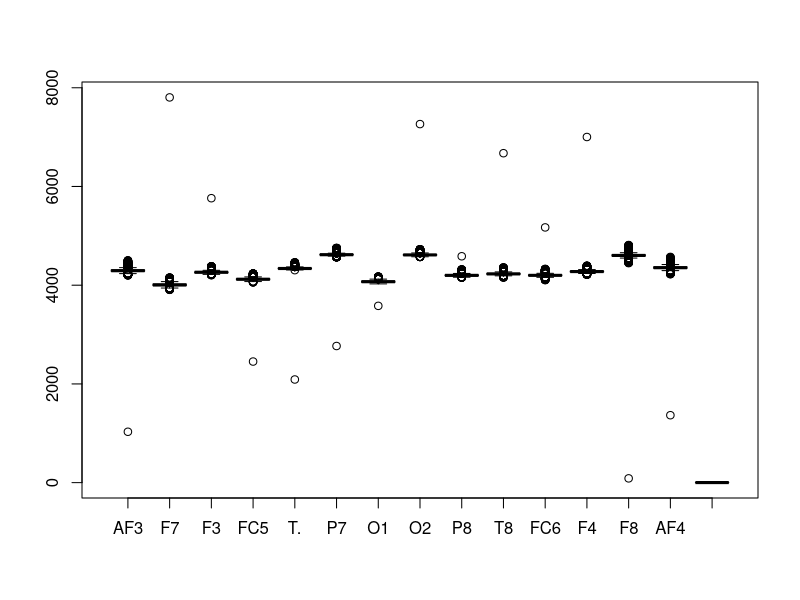
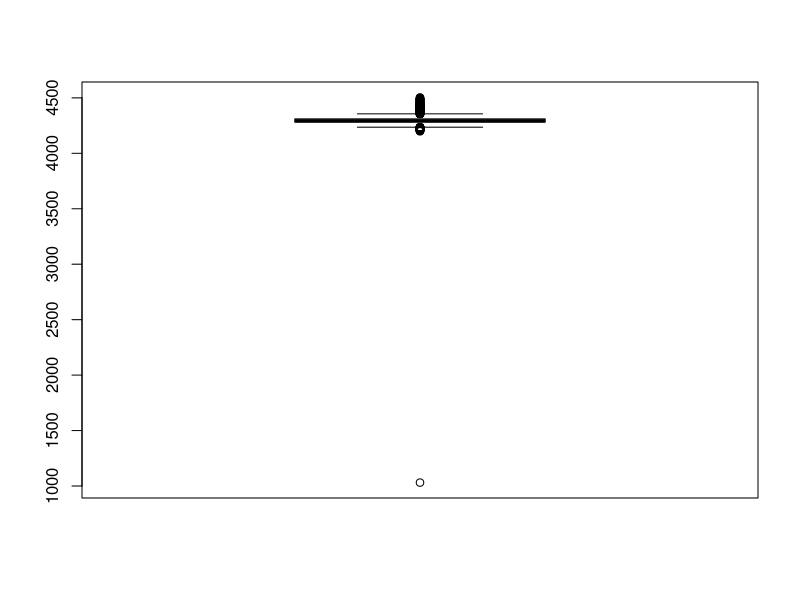
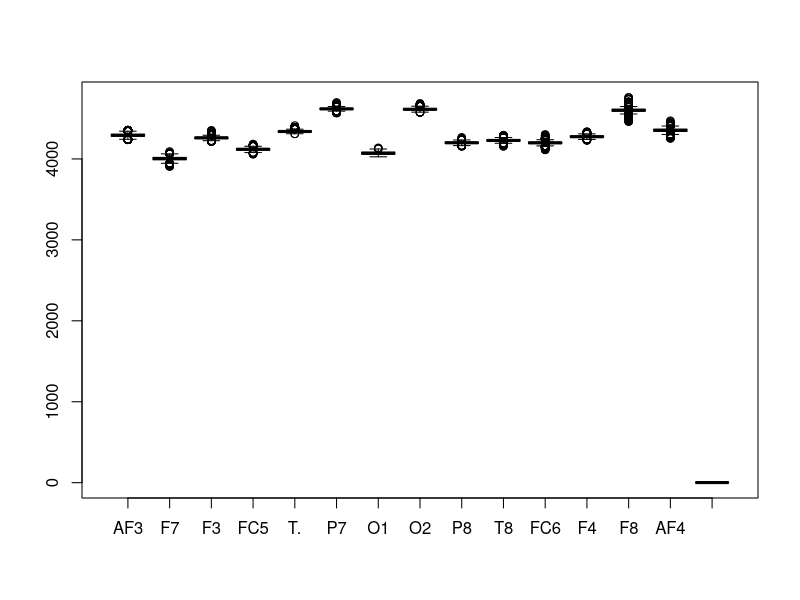
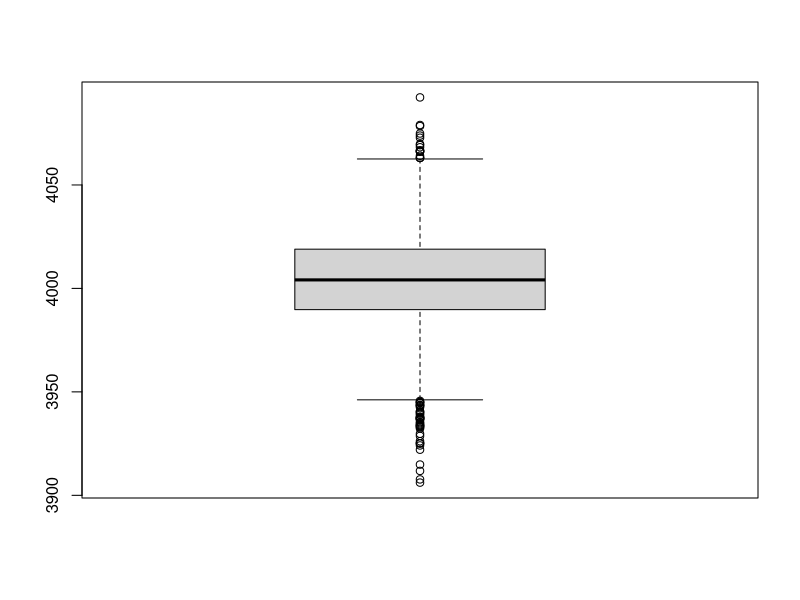
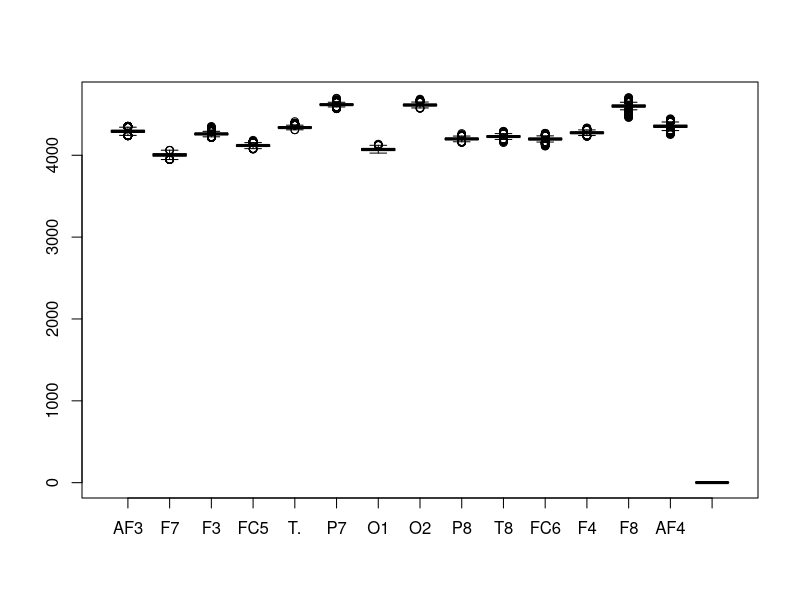
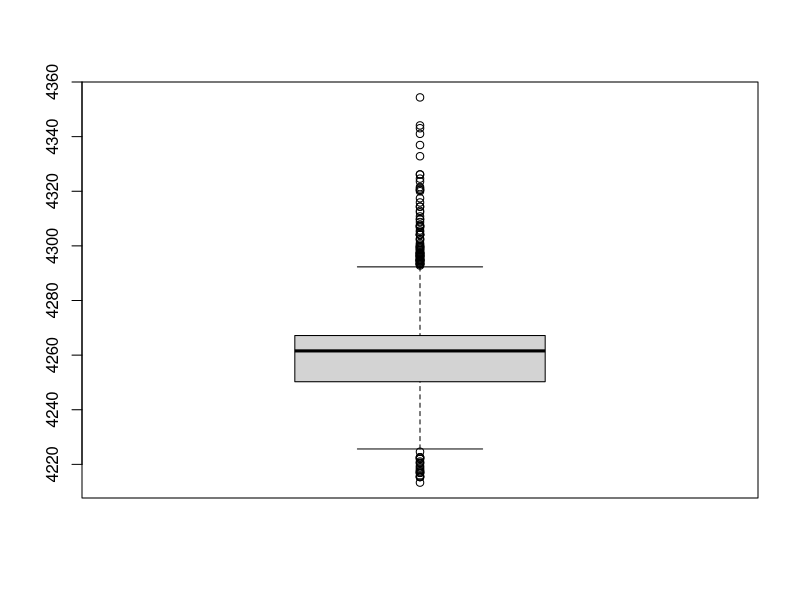
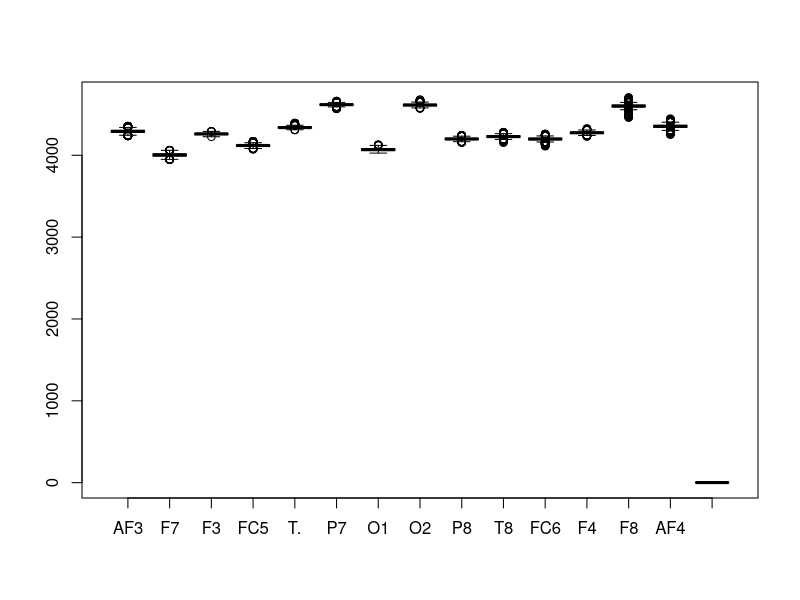
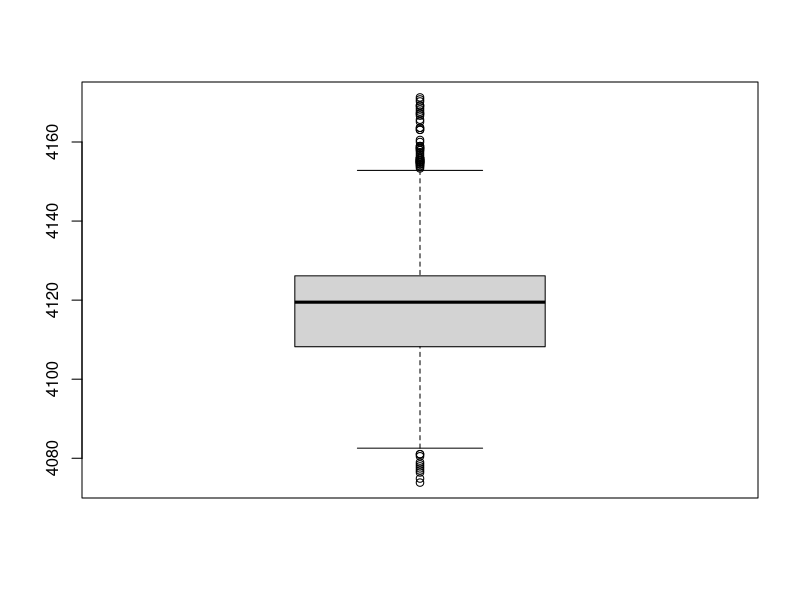

R code for these plots, in order: (Note: this script raises an error after producing the figures.)
## ---- chunk 1
#set working directory
setwd("C:/Users/Nathan/Desktop/DS110")

#read Group1EyeData dataset and attach it 
ProjectData=read.table("Group1EyeData.txt", sep = "\t", header = T)
attach(ProjectData)

#Dim function to count rows and columns
dim(ProjectData)

#look at summary...
summary(ProjectData)

#Making eyeDetect into factor variable
ProjectData$eyeDetect=as.factor(ProjectData$eyeDetect)

#finding column names
colnames(ProjectData)

#boxplot to visually see all outliers
boxplot(ProjectData)$out

######################################
#Round 1 of Outlier Removal
######################################

#Identifying AF3 outlier values. Remove the records which have those outliers from the entire dataset to make a new dataset without those outliers. Create a new boxplot to visualize the new dataset and compare dimensions of the old dataset to the new dataset.
af3val=boxplot(ProjectData$AF3)$out
af3val

rmaf3=which(AF3%in%af3val)
rmaf3

ProjectData1=ProjectData[-rmaf3,]

boxplot(ProjectData1)

dim(ProjectData)
dim(ProjectData1)

#Identifying F7 outlier values. Remove the records which have those outliers from the entire dataset to make a new dataset without those outliers. Create a new boxplot to visualize the new dataset and compare dimensions of the old dataset to the new dataset.
f7val=boxplot(ProjectData1$F7)$out
f7val

rmf7=which(ProjectData1$F7%in%f7val)
rmf7

ProjectData2=ProjectData1[-rmf7,]

boxplot(ProjectData2)

dim(ProjectData1)
dim(ProjectData2)

#Identifying F3 outlier values. Remove the records which have those outliers from the entire dataset to make a new dataset without those outliers. Create a new boxplot to visualize the new dataset and compare dimensions of the old dataset to the new dataset.
f3val=boxplot(ProjectData2$F3)$out
f3val

rmf3=which(ProjectData2$F3%in%f3val)
rmf3

ProjectData3=ProjectData2[-rmf3,]

boxplot(ProjectData3)

dim(ProjectData2)
dim(ProjectData3)

#Identifying FC5 outlier values. Remove the records which have those outliers from the entire dataset to make a new dataset without those outliers. Create a new boxplot to visualize the new dataset and compare dimensions of the old dataset to the new dataset.
fc5val=boxplot(ProjectData3$FC5)$out
fc5val

rmfc5=which(ProjectData3$FC5%in%fc5val)
rmfc5

ProjectData4=ProjectData3[-rmfc5,]

boxplot(ProjectData4)

dim(ProjectData3)
dim(ProjectData4)

#Identifying T. outlier values. Remove the records which have those outliers from the entire dataset to make a new dataset without those outliers. Create a new boxplot to visualize the new dataset and compare dimensions of the old dataset to the new dataset.
tval=boxplot(ProjectData4$T.)$out
tval

rmt=which(ProjectData4$T.%in%tval)
rmt

ProjectData5=ProjectData4[-rmt,]

boxplot(ProjectData5)

dim(ProjectData4)
dim(ProjectData5)

#Identifying P7 outlier values. Remove the records which have those outliers from the entire dataset to make a new dataset without those outliers. Create a new boxplot to visualize the new dataset and compare dimensions of the old dataset to the new dataset.
p7val=boxplot(ProjectData5$P7)$out
p7val

rmp7=which(ProjectData5$P7%in%p7val)
rmp7

ProjectData6=ProjectData5[-rmp7,]

boxplot(ProjectData6)

dim(ProjectData5)
dim(ProjectData6)

#Identifying O1 outlier values. Remove the records which have those outliers from the entire dataset to make a new dataset without those outliers. Create a new boxplot to visualize the new dataset and compare dimensions of the old dataset to the new dataset.
O1val=boxplot(ProjectData6$O1)$out
O1val

rmO1=which(ProjectData6$O1%in%O1val)
rmO1

ProjectData7=ProjectData6[-rmO1,]

boxplot(ProjectData7)

dim(ProjectData6)
dim(ProjectData7)

#Identifying O2 outlier values. Remove the records which have those outliers from the entire dataset to make a new dataset without those outliers. Create a new boxplot to visualize the new dataset and compare dimensions of the old dataset to the new dataset.
O2val=boxplot(ProjectData7$O2)$out
O2val

rmO2=which(ProjectData7$O2%in%O2val)
rmO2

ProjectData8=ProjectData7[-rmO2,]

boxplot(ProjectData8)

dim(ProjectData7)
dim(ProjectData8)

#Identifying P8 outlier values. Remove the records which have those outliers from the entire dataset to make a new dataset without those outliers. Create a new boxplot to visualize the new dataset and compare dimensions of the old dataset to the new dataset.
p8val=boxplot(ProjectData8$P8)$out
p8val

rmp8=which(ProjectData8$P8%in%p8val)
rmp8

ProjectData9=ProjectData8[-rmp8,]

boxplot(ProjectData9)

dim(ProjectData8)
dim(ProjectData9)

#Identifying T8 outlier values. Remove the records which have those outliers from the entire dataset to make a new dataset without those outliers. Create a new boxplot to visualize the new dataset and compare dimensions of the old dataset to the new dataset.
t8val=boxplot(ProjectData9$T8)$out
t8val

rmt8=which(ProjectData9$T8%in%t8val)
rmt8

ProjectData10=ProjectData9[-rmt8,]

boxplot(ProjectData10)

dim(ProjectData9)
dim(ProjectData10)

#Identifying FC6 outlier values. Remove the records which have those outliers from the entire dataset to make a new dataset without those outliers. Create a new boxplot to visualize the new dataset and compare dimensions of the old dataset to the new dataset.
fc6val=boxplot(ProjectData10$FC6)$out
fc6val

rmfc6=which(ProjectData10$FC6%in%fc6val)
rmfc6

ProjectData11=ProjectData10[-rmfc6,]

boxplot(ProjectData11)

dim(ProjectData10)
dim(ProjectData11)

#Identifying F4 outlier values. Remove the records which have those outliers from the entire dataset to make a new dataset without those outliers. Create a new boxplot to visualize the new dataset and compare dimensions of the old dataset to the new dataset.
f4val=boxplot(ProjectData11$F4)$out
f4val

rmf4=which(ProjectData11$F4%in%f4val)
rmf4

ProjectData12=ProjectData11[-rmf4,]

boxplot(ProjectData12)

dim(ProjectData11)
dim(ProjectData12)

#Identifying F8 outlier values. Remove the records which have those outliers from the entire dataset to make a new dataset without those outliers. Create a new boxplot to visualize the new dataset and compare dimensions of the old dataset to the new dataset.
f8val=boxplot(ProjectData12$F8)$out
f8val

rmf8=which(ProjectData12$F8%in%f8val)
rmf8

ProjectData13=ProjectData12[-rmf8,]

boxplot(ProjectData13)

dim(ProjectData12)
dim(ProjectData13)

#Identifying AF4 outlier values. Remove the records which have those outliers from the entire dataset to make a new dataset without those outliers. Create a new boxplot to visualize the new dataset and compare dimensions of the old dataset to the new dataset.
af4val=boxplot(ProjectData13$AF4)$out
af4val

rmaf4=which(ProjectData13$AF4%in%af4val)
rmaf4

ProjectData14=ProjectData13[-rmaf4,]

boxplot(ProjectData14)

dim(ProjectData13)
dim(ProjectData14)


######################################
#Round 2 of Outlier Removal
######################################


#Reidentifying AF3 outlier values. Remove the records which have those outliers from the entire dataset to make a new dataset without those outliers. Create a new boxplot to visualize the new dataset and compare dimensions of the old dataset to the new dataset.
AF3val=boxplot(ProjectData14$AF3)$out
AF3val

rmAF3=which(ProjectData14$AF3%in%AF3val)
rmAF3

ProjectData15=ProjectData14[-rmAF3,]

boxplot(ProjectData15)

dim(ProjectData14)
dim(ProjectData15)

#Reidentifying F7 outlier values. Remove the records which have those outliers from the entire dataset to make a new dataset without those outliers. Create a new boxplot to visualize the new dataset and compare dimensions of the old dataset to the new dataset.
F7val=boxplot(ProjectData15$F7)$out
F7val

rmF7=which(ProjectData15$F7%in%F7val)
rmF7

ProjectData16=ProjectData15[-rmF7,]

boxplot(ProjectData16)

dim(ProjectData15)
dim(ProjectData16)

#Reidentifying F3 outlier values. Remove the records which have those outliers from the entire dataset to make a new dataset without those outliers. Create a new boxplot to visualize the new dataset and compare dimensions of the old dataset to the new dataset.
F3val=boxplot(ProjectData16$F3)$out
F3val

rmF3=which(ProjectData16$F3%in%F3val)
rmF3

ProjectData17=ProjectData16[-rmF3,]

boxplot(ProjectData17)

dim(ProjectData16)
dim(ProjectData17)

#Reidentifying FC5 outlier values. Remove the records which have those outliers from the entire dataset to make a new dataset without those outliers. Create a new boxplot to visualize the new dataset and compare dimensions of the old dataset to the new dataset.
FC5val=boxplot(ProjectData16$FC5)$out
FC5val

rmFC5=which(ProjectData17$FC5%in%FC5val)
rmFC5

ProjectData18=ProjectData17[-rmFC5,]

boxplot(ProjectData18)

dim(ProjectData17)
dim(ProjectData18)

#Reidentifying T. outlier values. Remove the records which have those outliers from the entire dataset to make a new dataset without those outliers. Create a new boxplot to visualize the new dataset and compare dimensions of the old dataset to the new dataset.
T.val=boxplot(ProjectData18$T.)$out
T.val

rmT.=which(ProjectData18$T.%in%T.val)
rmT.

ProjectData19=ProjectData18[-rmT.,]

boxplot(ProjectData19)

dim(ProjectData18)
dim(ProjectData19)

#Reidentifying P7 outlier values. Remove the records which have those outliers from the entire dataset to make a new dataset without those outliers. Create a new boxplot to visualize the new dataset and compare dimensions of the old dataset to the new dataset.
P7val=boxplot(ProjectData19$P7)$out
P7val

rmP7=which(ProjectData19$P7%in%P7val)
rmP7

ProjectData20=ProjectData19[-rmP7,]

boxplot(ProjectData20)

dim(ProjectData19)
dim(ProjectData20)

#Reidentifying 01 outlier values. Remove the records which have those outliers from the entire dataset to make a new dataset without those outliers. Create a new boxplot to visualize the new dataset and compare dimensions of the old dataset to the new dataset.
O1val=boxplot(ProjectData20$O1)$out
O1val

rmO1=which(ProjectData20$O1%in%O1val)
rmO1

ProjectData21=ProjectData20[-rmO1,]

boxplot(ProjectData21)

dim(ProjectData20)
dim(ProjectData21)

#Reidentifying 02 outlier values. Remove the records which have those outliers from the entire dataset to make a new dataset without those outliers. Create a new boxplot to visualize the new dataset and compare dimensions of the old dataset to the new dataset.
O2val=boxplot(ProjectData21$O2)$out
O2val

rmO2=which(ProjectData21$O2%in%O2val)
rmO2

ProjectData22=ProjectData21[-rmO2,]

boxplot(ProjectData22)

dim(ProjectData21)
dim(ProjectData22)

#Reidentifying P8 outlier values. Remove the records which have those outliers from the entire dataset to make a new dataset without those outliers. Create a new boxplot to visualize the new dataset and compare dimensions of the old dataset to the new dataset.
P8val=boxplot(ProjectData22$P8)$out
P8val

rmP8=which(ProjectData22$P8%in%P8val)
rmP8

ProjectData23=ProjectData22[-rmP8,]

boxplot(ProjectData23)

dim(ProjectData22)
dim(ProjectData23)

#Reidentifying T8 outlier values. Remove the records which have those outliers from the entire dataset to make a new dataset without those outliers. Create a new boxplot to visualize the new dataset and compare dimensions of the old dataset to the new dataset.
T8val=boxplot(ProjectData23$T8)$out
T8val

rmT8=which(ProjectData23$T8%in%T8val)
rmT8

ProjectData24=ProjectData23[-rmT8,]

boxplot(ProjectData24)

dim(ProjectData23)
dim(ProjectData24)

#Reidentifying FC6 outlier values. Remove the records which have those outliers from the entire dataset to make a new dataset without those outliers. Create a new boxplot to visualize the new dataset and compare dimensions of the old dataset to the new dataset.
FC6val=boxplot(ProjectData24$FC6)$out
FC6val

rmFC6=which(ProjectData24$FC6%in%FC6val)
rmFC6

ProjectData25=ProjectData24[-rmFC6,]

boxplot(ProjectData25)

dim(ProjectData24)
dim(ProjectData25)

#Reidentifying F4 outlier values. Remove the records which have those outliers from the entire dataset to make a new dataset without those outliers. Create a new boxplot to visualize the new dataset and compare dimensions of the old dataset to the new dataset.
F4val=boxplot(ProjectData25$F4)$out
F4val

rmF4=which(ProjectData25$F4%in%F4val)
rmF4

ProjectData26=ProjectData25[-rmF4,]

boxplot(ProjectData26)

dim(ProjectData25)
dim(ProjectData26)

#Reidentifying F8 outlier values. Remove the records which have those outliers from the entire dataset to make a new dataset without those outliers. Create a new boxplot to visualize the new dataset and compare dimensions of the old dataset to the new dataset.
F8val=boxplot(ProjectData26$F8)$out
F8val

rmF8=which(ProjectData26$F8%in%F8val)
rmF8

ProjectData27=ProjectData26[-rmF8,]

boxplot(ProjectData27)

dim(ProjectData26)
dim(ProjectData27)

#Reidentifying AF4 outlier values. Remove the records which have those outliers from the entire dataset to make a new dataset without those outliers. Create a new boxplot to visualize the new dataset and compare dimensions of the old dataset to the new dataset.
AF4val=boxplot(ProjectData27$AF4)$out
AF4val

rmAF4=which(ProjectData27$AF4%in%AF4val)
rmAF4

ProjectData28=ProjectData27[-rmAF4,]

boxplot(ProjectData28)

dim(ProjectData27)
dim(ProjectData28)

######################################
#Round 3 of Outlier Removal
######################################

#Reidentifying AF3 outlier values. Remove the records which have those outliers from the entire dataset to make a new dataset without those outliers. Create a new boxplot to visualize the new dataset and compare dimensions of the old dataset to the new dataset.
af3val2=boxplot(ProjectData28$AF3)$out
af3val2

rmaf3v2=which(ProjectData28$AF3%in%af3val2)
rmaf3v2

ProjectData29=ProjectData28[-rmaf3v2,]

boxplot(ProjectData29)

dim(ProjectData28)
dim(ProjectData29)

#Reidentifying F7 outlier values. Remove the records which have those outliers from the entire dataset to make a new dataset without those outliers. Create a new boxplot to visualize the new dataset and compare dimensions of the old dataset to the new dataset.
f7val2=boxplot(ProjectData29$F7)$out
f7val2

rmf7v2=which(ProjectData29$F7%in%f7val2)
rmf7v2

ProjectData30=ProjectData29[-rmf7v2,]

boxplot(ProjectData30)

dim(ProjectData29)
dim(ProjectData30)

#Reidentifying F3 outlier values. Remove the records which have those outliers from the entire dataset to make a new dataset without those outliers. Create a new boxplot to visualize the new dataset and compare dimensions of the old dataset to the new dataset.
f3val2=boxplot(ProjectData30$F3)$out
f3val2

#We have no outliers for 'F3', moving to next variable with visible outliers
boxplot(ProjectData30)
#boxplot(ProjectData30$AF3)
#boxplot(ProjectData30$F7)
#boxplot(ProjectData30$T.)
#boxplot(ProjectData30$P7)
#boxplot(ProjectData30$T8)
#boxplot(ProjectData30$FC6)

#Reidentifying T. outlier values. Remove the records which have those outliers from the entire dataset to make a new dataset without those outliers. Create a new boxplot to visualize the new dataset and compare dimensions of the old dataset to the new dataset.
tval2=boxplot(ProjectData30$T.)$out
tval2

rmtv2=which(ProjectData30$T.%in%tval2)
rmtv2

ProjectData31=ProjectData30[-rmtv2,]

boxplot(ProjectData31)

#Reidentifying P7 outlier values. Remove the records which have those outliers from the entire dataset to make a new dataset without those outliers. Create a new boxplot to visualize the new dataset and compare dimensions of the old dataset to the new dataset.
p7val2=boxplot(ProjectData31$P7)$out
p7val2

rmp7v2=which(ProjectData31$P7%in%p7val2)
rmp7v2

ProjectData32=ProjectData31[-rmp7v2,]

boxplot(ProjectData32)

dim(ProjectData31)
dim(ProjectData32)

#Reidentifying T8 outlier values. Remove the records which have those outliers from the entire dataset to make a new dataset without those outliers. Create a new boxplot to visualize the new dataset and compare dimensions of the old dataset to the new dataset.
t8val2=boxplot(ProjectData32$T8)$out
t8val2

rmt8v2=which(ProjectData32$T8%in%t8val2)
rmt8v2

ProjectData33=ProjectData32[-rmt8v2,]

boxplot(ProjectData33)

dim(ProjectData32)
dim(ProjectData33)

#Reidentifying FC6 outlier values. Remove the records which have those outliers from the entire dataset to make a new dataset without those outliers. Create a new boxplot to visualize the new dataset and compare dimensions of the old dataset to the new dataset.
fc6val2=boxplot(ProjectData33$FC6)$out
fc6val2

rmfc6v2=which(ProjectData33$FC6%in%fc6val2)
rmfc6v2

ProjectData34=ProjectData33[-rmfc6v2,]

boxplot(ProjectData34)

dim(ProjectData33)
dim(ProjectData34)

#Reidentifying AF4 outlier values. Remove the records which have those outliers from the entire dataset to make a new dataset without those outliers. Create a new boxplot to visualize the new dataset and compare dimensions of the old dataset to the new dataset.
af4val2=boxplot(ProjectData34$AF4)$out
af4val2

rmaf4v2=which(ProjectData34$AF4%in%af4val2)
rmaf4v2

ProjectData35=ProjectData34[-rmaf4v2,]

boxplot(ProjectData35)

dim(ProjectData34)
dim(ProjectData35)

#boxplot(ProjectData35$AF3)
#boxplot(ProjectData35$F7)
#boxplot(ProjectData35$F8)

######################################
#Round 4 of Outlier Removal
######################################

#Reidentifying AF3outlier values. Remove the records which have those outliers from the entire dataset to make a new dataset without those outliers. Create a new boxplot to visualize the new dataset and compare dimensions of the old dataset to the new dataset.
af3val3=boxplot(ProjectData35$AF3)$out
af3val3

rmaf3v3=which(ProjectData35$AF3%in%af3val3)
rmaf3v3

ProjectData36=ProjectData35[-rmaf3v3,]

boxplot(ProjectData36)

#Reidentifying F7 outlier values. Remove the records which have those outliers from the entire dataset to make a new dataset without those outliers. Create a new boxplot to visualize the new dataset and compare dimensions of the old dataset to the new dataset.
f7val3=boxplot(ProjectData36$F7)$out
f7val3

rmf7v3=which(ProjectData36$F7%in%f7val3)
rmf7v3

ProjectData37=ProjectData36[-rmf7v3,]

boxplot(ProjectData37)
#boxplot(ProjectData37$O1)
#boxplot(ProjectData37$F8)

#Reidentifying o1 outlier values. Remove the records which have those outliers from the entire dataset to make a new dataset without those outliers. Create a new boxplot to visualize the new dataset and compare dimensions of the old dataset to the new dataset.
O1val2=boxplot(ProjectData37$O1)$out
O1val2

rmO1v2=which(ProjectData37$O1%in%O1val2)
rmO1v2

ProjectData38=ProjectData37[-rmO1v2,]

boxplot(ProjectData38)

#Reidentifying F8 outlier values. Remove the records which have those outliers from the entire dataset to make a new dataset without those outliers. Create a new boxplot to visualize the new dataset and compare dimensions of the old dataset to the new dataset.
f8val2=boxplot(ProjectData38$F8)$out
f8val2

rmf8v3=which(ProjectData38$F8%in%f8val2)
rmf8v3

ProjectData39=ProjectData38[-rmf8v3,]

boxplot(ProjectData39)
dim(ProjectData39)

######################################
#Final check for outlier values
######################################

#Checking all variables for any remaining outliers
#boxplot(ProjectData39$AF3)
#boxplot(ProjectData39$F7)
#boxplot(ProjectData39$F3)
#boxplot(ProjectData39$FC5)
#boxplot(ProjectData39$T.)
#boxplot(ProjectData39$P7)
#boxplot(ProjectData39$O1)
#boxplot(ProjectData39$O2)
#boxplot(ProjectData39$P8)
#boxplot(ProjectData39$T8)
#boxplot(ProjectData39$FC6)
#boxplot(ProjectData39$F4)
#boxplot(ProjectData39$F8)
#boxplot(ProjectData39$AF4)

#Outlier check complete. 'ProjectData39' the new data table with 3257 records and 15 rows of outlier free data.

#Write the outlier free dataset into a txt file into working directory
write.table(ProjectData39, "Group1EyeDetectDataNoOutliers.txt", sep = "\t", row.names = F, col.names = TRUE)
## ---- chunk 2
#read Group1EyeDataNoOutliers dataset and attach it 
OutlierFreeProjectData=read.table("Group1EyeDetectDataNoOutliers.txt", sep = "\t", header = T)
attach(OutlierFreeProjectData)

#Reading dimensions/summary of OutlierFreeProjectData.Using boxplot to prove this data is outlier free.
summary(OutlierFreeProjectData)
boxplot(OutlierFreeProjectData)
dim(OutlierFreeProjectData)
#As stated above, this new dataset of outlier free value has 3257 rows of records.

#Creating a function to remove 80% of the values from OutlierFreeProjectData without replacement.80% of 3257 is 2,605.6 (For simplicity, we will round this up to 2,606 and extract this amount).
RandomRows=sample(1:3257, 2606, replace = FALSE)

#Creating 'Train' dataset by extracting these rows from the OutlierFreeProjectData
Group1EyeDetectTRAIN=OutlierFreeProjectData[RandomRows, ]

#Creating 'Test' dataset by removing these records from the OutlierFreeProjectData
Group1EyeDetectTEST=OutlierFreeProjectData[-RandomRows, ]

#Confirming sizes of Train and Test datasets
dim(Group1EyeDetectTRAIN)
dim(Group1EyeDetectTEST)

#Writing Train and Test datasets into txt files into working directory
write.table(Group1EyeDetectTRAIN, "EyeDetect-TRAIN.txt", sep = "\t", row.names = F, col.names = TRUE)
write.table(Group1EyeDetectTEST, "EyeDetect-TEST.txt", sep = "\t", row.names = F, col.names = TRUE)
## ---- chunk 3
#read Group1EyeDetect-TRAIN dataset and attach it 
EyeDetectTRAIN=read.table("EyeDetect-TRAIN.txt", sep = "\t", header = T)
attach(EyeDetectTRAIN)

#head/summary/column names of TRAIN
head(EyeDetectTRAIN)
summary(EyeDetectTRAIN)
colnames(EyeDetectTRAIN)

#Apply PCA to reduce the number of variables that can provide the maximum variabilty in the dataset
eyePCA=prcomp(EyeDetectTRAIN[,-15], scale. = TRUE, center = TRUE)
eyePCA

summary(eyePCA)


plot(eyePCA,type="l",pch=16)
#based on cumulative proportion we select 8 principal components
# we then used r>|.49| and we will select the variables F7, FC5, T, O1, F8
# using r>|.45| we will select variable T., P7, O1, FC5, F7, FC6, F8

colnames(EyeDetectTRAIN)

#Now we will remove all predictor variables besides the ones we selected in our PCA analysis
PCAEyeDetectTRAIN <- EyeDetectTRAIN[,-c(1,3,8,9,10,12,14)]
## ---- chunk 4

head(EyeDetectTRAIN)
str(EyeDetectTRAIN)

#Let's Provide Numerical Summaries of each of the Variables that remain after PCA. Recall the variables that remain after PCA are T., P7, O1, FC5, F7, FC6, F8

#T.
summary(T.)

#P7
summary(P7)

#O1
summary(O1)

#FC5
summary(FC5)

#F7
summary(F7)

#FC6
summary(FC6)

#F8
summary(F8)

#Eye Detect
table(EyeDetectTRAIN$eyeDetect)




## ---- chunk 5
#Let's Start visualizing each of the Variables that remain after PCA. Recall the variables that remain after PCA are T., P7, O1, FC5, F7, FC6, F8

#In order to visualize the data, we need to first require ggplot2
require(ggplot2)

#Before we start, lets convert eyeDetect to a factor variable to make it easier to use within the data visualization.
summary(eyeDetect)
EyeDetectTRAIN$eyeDetect=as.factor(EyeDetectTRAIN$eyeDetect)
summary(eyeDetect)

#We will begin the visualization by providing a simple histogram of each variable to get an idea of how they are distributed.


#ggplot(Housing, aes(x=Land.Value, y=Home.Value))
#ggplot(Housing, aes(x=Land.Value, y=Home.Value))+geom_point()

#T.
ggplot(EyeDetectTRAIN, aes(x=T.))+geom_histogram(col="white", fill="red", bins = 25) + ggtitle("Distrubition of T.")

#P7
ggplot(EyeDetectTRAIN, aes(x=P7))+geom_histogram(col="white", fill="orange", bins = 25) + ggtitle("Distrubition of P7")

#O1
ggplot(EyeDetectTRAIN, aes(x=O1))+geom_histogram(col="white", fill="yellow", bins = 25) + ggtitle("Distrubition of O1")

#FC5
ggplot(EyeDetectTRAIN, aes(x=FC5))+geom_histogram(col="white", fill="green", bins = 25) + ggtitle("Distrubition of FC5")

#F7
ggplot(EyeDetectTRAIN, aes(x=F7))+geom_histogram(col="white", fill="cyan", bins = 25) + ggtitle("Distrubition of F7")

#FC6
ggplot(EyeDetectTRAIN, aes(x=FC6))+geom_histogram(col="white", fill="blue", bins = 25) + ggtitle("Distrubition of FC6")

#F8
ggplot(EyeDetectTRAIN, aes(x=F8))+geom_histogram(col="white", fill="purple", bins = 25) + ggtitle("Distrubition of F8")

#Now let's do a set of multivariate plots. Let's see how the eyeDetect variable changes with each variable through layering of histograms. This will give us an idea of how EyeDetect changes as each of the variables increase or decrease.

#T.
ggplot(data=EyeDetectTRAIN, aes(x=T., fill=eyeDetect))+geom_histogram() + ggtitle("Distrubition of eyeDetect over T.")

#P7
ggplot(data=EyeDetectTRAIN, aes(x=P7, fill=eyeDetect))+geom_histogram() + ggtitle("Distrubition of eyeDetect over P7")

#O1
ggplot(data=EyeDetectTRAIN, aes(x=O1, fill=eyeDetect))+geom_histogram() + ggtitle("Distrubition of eyeDetect over O1")

#FC5
ggplot(data=EyeDetectTRAIN, aes(x=FC5, fill=eyeDetect))+geom_histogram() + ggtitle("Distrubition of eyeDetect over FC5")

#F7
ggplot(data=EyeDetectTRAIN, aes(x=F7, fill=eyeDetect))+geom_histogram() + ggtitle("Distrubition of eyeDetect over F7")

#FC6
ggplot(data=EyeDetectTRAIN, aes(x=FC6, fill=eyeDetect))+geom_histogram() + ggtitle("Distrubition of eyeDetect over FC6")

#F8
ggplot(data=EyeDetectTRAIN, aes(x=F8, fill=eyeDetect))+geom_histogram() + ggtitle("Distrubition of eyeDetect over F8")

#From these layered histograms, it seems that for some variables, eyeDetect has a more clear relationship with the given variable (P7, O1), while for the others it seems to follow a relatively normally distribution. Let's explore the variables which seem to have a more clear relationship with eyeDetect further. These variables are P7 & O1. Let's get an idea of how the eyedetect variable changes when P7 & O1 are compared to a variable for which eyeDetect is roughly normally distributed (T.).


#P7 vs T.
ggplot(data=EyeDetectTRAIN, aes(y=P7,x=T., col=eyeDetect))+geom_point() + ggtitle("Rate of eyeDetect on P7 vs T.") +
  xlab("T.") + ylab("P7")


#From this chart we can see that as P7 increases (y axis), the rate of eyeDetect decreases (goes from blue to red). Most of the observations where eyeDetect is 1 are focused in the lower to middle values of P7.

#O1 vs T.
ggplot(data=EyeDetectTRAIN, aes(y=O1,x=T., col=eyeDetect))+geom_point() + ggtitle("Rate of eyeDetect on O1 vs T.") +
  xlab("T.") + ylab("O1")

#From this chart we can see the relationship between O1 (y axis) and eyeDetect. As O1 nears the lower and upper bounds of its values, eyeDetect is mostly 1 (Blue). As it nears the middle of the distrubtion, an eyeDetect value of 0 (red) becomes the trend.






